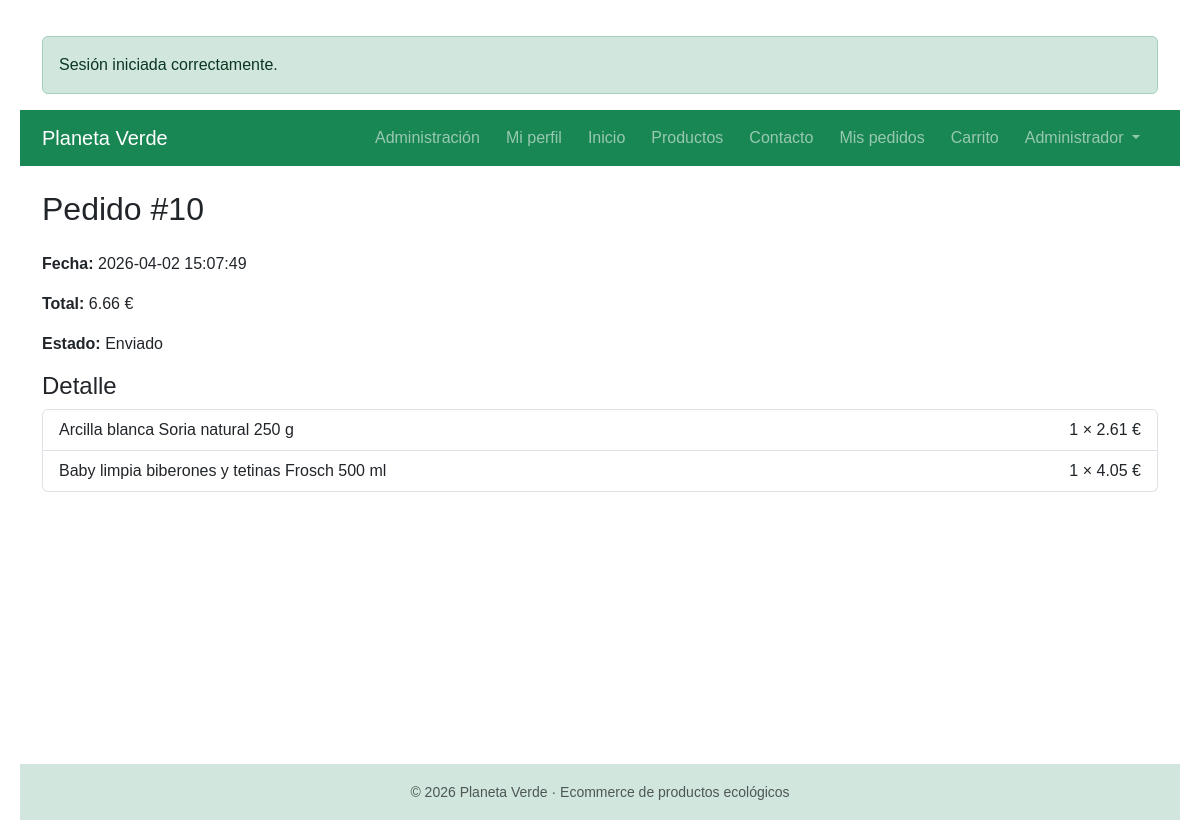
The page /index.php?controller=cliente&action=verPedido&id=10 (signed in) on the database its author committed.
### tables this page shows
CREATE TABLE `pedidos` (
  `id_pedido` int(11) NOT NULL,
  `id_usuario` int(11) DEFAULT NULL,
  `created_at` timestamp NOT NULL DEFAULT current_timestamp(),
  `estado` enum('pendiente','enviado','entregado') NOT NULL DEFAULT 'pendiente',
  `total` decimal(10,2) NOT NULL,
  `activo` tinyint(1) NOT NULL DEFAULT 1
);

CREATE TABLE `detalle_pedido` (
  `id_detalle` int(11) NOT NULL,
  `id_pedido` int(11) NOT NULL,
  `id_producto` int(11) NOT NULL,
  `cantidad` int(11) NOT NULL,
  `precio_unitario` decimal(10,2) NOT NULL
);

CREATE TABLE `productos` (
  `id_producto` int(11) NOT NULL,
  `nombre` varchar(150) NOT NULL,
  `descripcion` varchar(255) DEFAULT NULL,
  `precio` decimal(10,2) NOT NULL,
  `imagen` varchar(255) DEFAULT NULL,
  `id_categoria` int(11) NOT NULL,
  `activo` tinyint(1) NOT NULL DEFAULT 1
);

### controllers/ClienteController.php (called while the page is built, shortened)
<?php
require_once __DIR__ . '/../models/Pedido.php';
class ClienteController
{
    public function verPedido()
    {
        $id = $_GET['id'] ?? null;
        $pedido = Pedido::getByIdAdmin($id);
        $detalle = Pedido::getDetalle($id);
        require_once __DIR__ . '/../views/cliente/pedido_ver.php';
    }
}

### index.php (called while the page is built, shortened)
<?php
$action     = $_GET['action'] ?? 'index';
$controllerObject = new $controllerName();
$controllerObject->$action();

### models/Pedido.php (called while the page is built, shortened)
<?php
class Pedido
{
    public static function getByIdAdmin($id)
    {
        $pdo = get_conexion();
        $sql = "
        SELECT
            p.id_pedido,
            p.created_at,
            p.total,
            p.estado,
            u.nombre AS cliente
        FROM pedidos p
        LEFT JOIN usuarios u ON p.id_usuario = u.id_usuario
        WHERE p.id_pedido = :id
        LIMIT 1
    ";
        $stmt = $pdo->prepare($sql);
        $stmt->execute([':id' => $id]);
        return $stmt->fetch(PDO::FETCH_ASSOC);
    }
    public static function getDetalle($idPedido)
    {
        $pdo = get_conexion();
        $sql = "
        SELECT
            d.cantidad,
            d.precio_unitario,
            pr.nombre
        FROM detalle_pedido d
        JOIN productos pr ON d.id_producto = pr.id_producto
        WHERE d.id_pedido = :id
    ";
        $stmt = $pdo->prepare($sql);
        $stmt->execute([':id' => $idPedido]);
        return $stmt->fetchAll(PDO::FETCH_ASSOC);
    }
}

### views/cliente/pedido_ver.php (the view)
<?php require_once __DIR__ . '/../partials/header.php'; ?>
<?php require_once __DIR__ . '/../partials/navbar.php'; ?>
<main class="container">
    <h2 class="my-4">Pedido #<?= $pedido['id_pedido'] ?></h2>
    <p><strong>Fecha:</strong> <?= $pedido['created_at'] ?></p>
    <p><strong>Total:</strong> <?= number_format($pedido['total'], 2) ?> €</p>
    <p><strong>Estado:</strong> <?= ucfirst($pedido['estado']) ?></p>
    <h4>Detalle</h4>
    <ul class="list-group">
        <?php foreach ($detalle as $d): ?>
            <li class="list-group-item d-flex justify-content-between">
                <?= htmlspecialchars($d['nombre']) ?>
                <span>
                    <?= $d['cantidad'] ?> × <?= number_format($d['precio_unitario'], 2) ?> €
                </span>
            </li>
        <?php endforeach; ?>
    </ul>
</main>
<?php require_once __DIR__ . '/../partials/footer.php'; ?>

### public/css/estilos.css (style rules this page uses)
body { font-family: Arial, sans-serif; margin: 20px; }

### rows shown on the page
pedidos: id_pedido "10", created_at "2026-04-02 15:07:49", total "6.66", estado "Enviado"
detalle_pedido: id_producto.nombre "Arcilla blanca Soria natural 250 g", cantidad "1", precio_unitario "2.61"
detalle_pedido: id_producto.nombre "Baby limpia biberones y tetinas Frosch 500 ml", cantidad "1", precio_unitario "4.05"

### other values the page prints
$flash['mensaje'] "Sesión iniciada correctamente."
$_SESSION['usuario']['nombre'] "Administrador"
